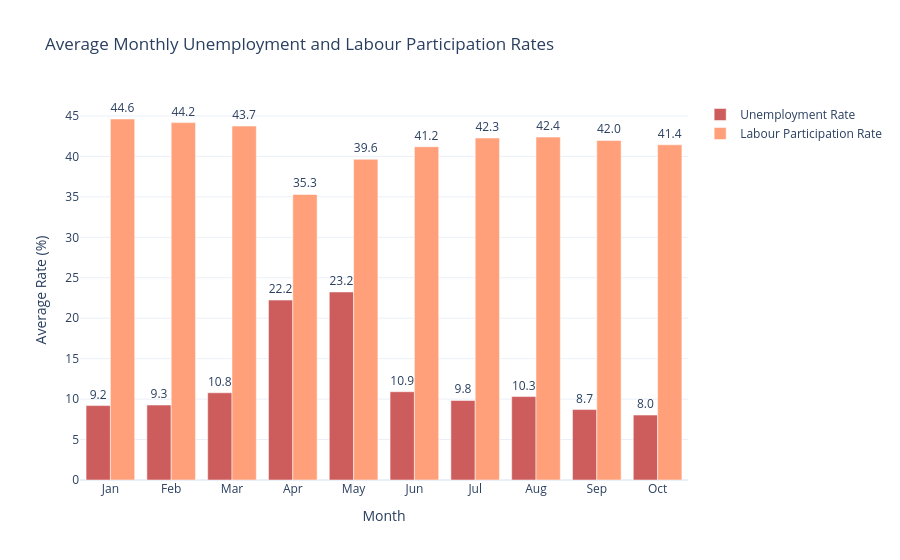

Notebook cell for this chart:
### Code cell
data = (
    df.groupby(["month_nb", "month"])[
        ["unemployment_rate", "labour_participation_rate"]
    ]
    .mean()
    .reset_index()
    .sort_values("month_nb")
)

fig = go.Figure()

fig.add_trace(
    go.Bar(
        x=data["month"],
        y=data["unemployment_rate"],
        name="Unemployment Rate",
        marker_color="indianred",
        text=data["unemployment_rate"],
        texttemplate="%{text:.1f}",
        textposition="outside"
    )
)

fig.add_trace(
    go.Bar(
        x=data["month"],
        y=data["labour_participation_rate"],
        name="Labour Participation Rate",
        marker_color="lightsalmon",
        text=data["labour_participation_rate"],
        texttemplate="%{text:.1f}",
        textposition="outside"
    )
)

fig.update_layout(
    title="Average Monthly Unemployment and Labour Participation Rates",
    xaxis_title="Month",
    yaxis_title="Average Rate (%)",
    barmode="group",
    template="plotly_white"
)

fig.show()

### Figure 1 — Plotly figure (JSON) as saved in the notebook; plotly's stock layout.template omitted (floating-point values rounded to 4 significant figures)
{"data": [{"marker": {"color": "indianred"}, "name": "Unemployment Rate", "text": [9.197, 9.266, 10.78, 22.24, 23.24, 10.91, 9.834, 10.31, 8.706, 8.026], "textposition": "outside", "texttemplate": "%{text:.1f}", "type": "bar", "x": ["Jan", "Feb", "Mar", "Apr", "May", "Jun", "Jul", "Aug", "Sep", "Oct"], "y": [9.197, 9.266, 10.78, 22.24, 23.24, 10.91, 9.834, 10.31, 8.706, 8.026]}, {"marker": {"color": "lightsalmon"}, "name": "Labour Participation Rate", "text": [44.63, 44.18, 43.75, 35.3, 39.65, 41.2, 42.27, 42.39, 41.97, 41.44], "textposition": "outside", "texttemplate": "%{text:.1f}", "type": "bar", "x": ["Jan", "Feb", "Mar", "Apr", "May", "Jun", "Jul", "Aug", "Sep", "Oct"], "y": [44.63, 44.18, 43.75, 35.3, 39.65, 41.2, 42.27, 42.39, 41.97, 41.44]}], "layout": {"barmode": "group", "title": {"text": "Average Monthly Unemployment and Labour Participation Rates"}, "xaxis": {"title": {"text": "Month"}}, "yaxis": {"title": {"text": "Average Rate (%)"}}}}
